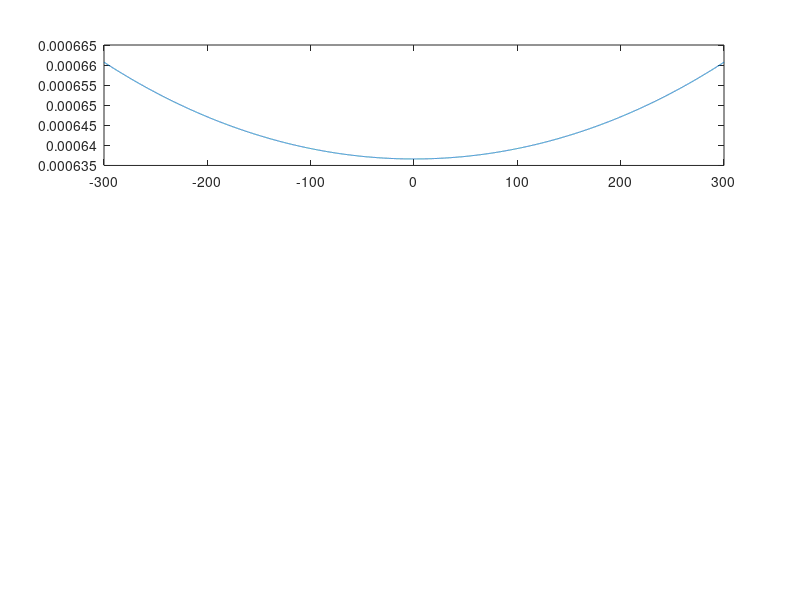

MATLAB code for this plot:
% Or Avner 203057781
% Ohad Wolski 

clear all;
close all;
clc;

smpl_rate = 16000;

% Section 1
% syms w t X_f;
% X_f = (1/(2j)) * (1/(2+1j*(w-w0)) - 1/(2+1j*(w+w0)));

w0 = 2 * pi * 250;
f = linspace(-300,300,smpl_rate);
X_f = (1/(2j)) * (1./(2+1j*(f-w0)) - 1./(2+1j*(f+w0)));

figure(1);
subplot(3, 1, 1);
title('|X_f(w)|');
plot(f, abs(X_f));

% Section 2

